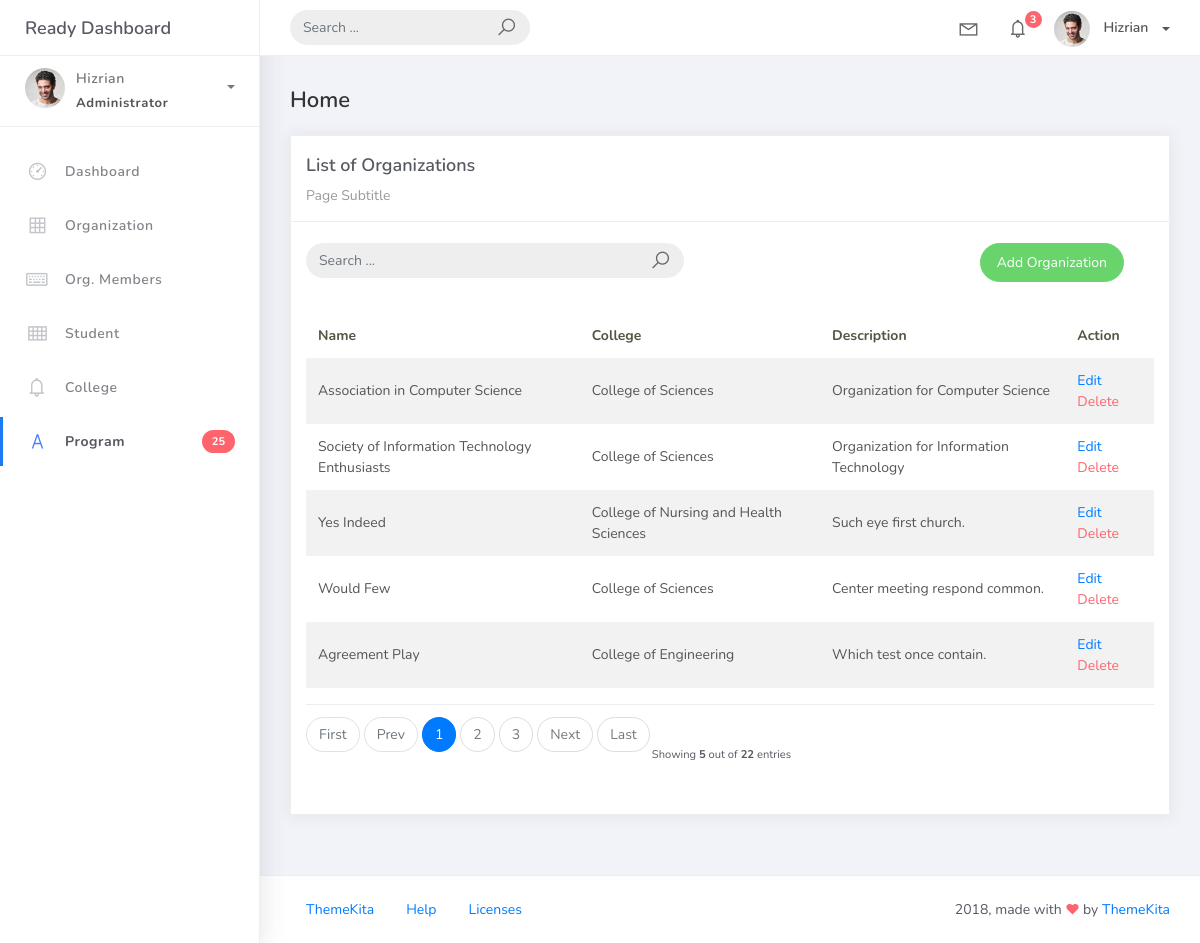
Screenshot of /organization_list with the database file from the repository.
### studentorg/models.py (models this page shows, shortened)
class BaseModel(models.Model):
	created_at = models.DateTimeField(auto_now_add=True, db_index=True)
	updated_at = models.DateTimeField(auto_now=True)
	class Meta:
		abstract = True

class Organization(BaseModel):
	name = models.CharField(max_length=250)
	college = models.ForeignKey(
		College, null=True, blank=True, on_delete=models.CASCADE)
	description = models.CharField(max_length=500)

class College(BaseModel):
	college_name = models.CharField(max_length=150)
	def __str__(self):
		return self.college_name

### studentorg/views.py (the view)
# urls.py: path('organization_list', OrganizationList.as_view(), name='organization-list'),
class OrganizationList(ListView):
    model = Organization
    context_object_name = 'organization'
    template_name = 'org_list.html'
    paginate_by = 5
    def get_queryset(self, *args, **kwargs):
        qs = super(OrganizationList, self).get_queryset(*args, **kwargs)
        if self.request.GET.get("q") != None:
            query = self.request.GET.get('q')
            qs = qs.filter(Q(name__icontains=query) |
                            Q(description__icontains=query))
        return qs

### templates/org_list.html (shortened to what this page needs)
{% extends 'base.html' %} {% load static %} {% block content %}
<div class="content">
    <div class="container-fluid">
        <h4 class="page-title">Home</h4>
        <div class="row">
            <div class="col-md-12">
                <div class="card">
                    <div class="card-header">
                        <div class="card-title">List of Organizations</div>
                        <div class="card-category">Page Subtitle</div>
                    </div>
                    <br />
                        <div class="col-md-12 row">
                            <div class="col-md-6">
                                <form class="navbar-left navbar-form nav-search mr-md-3" action=" { % url 'organization-list' % } ">
                                    <div class="input-group">
                                        <input type="text" placeholder="Search ..." class="form-control" name="q" />
                                        <div class="input-group-append">
                                        <span class="input-group-text">
                                            <i class="la la-search search-icon"></i>
                                        </span>
                                    </div>
                                </div>
                            </form>
                        </div>
                        <div class="col-md-6">
                            <div class="pull-right">
                                <a href="{% url 'organization-add' %}" class="btn btn-success btn-rounded">Add
                                Organization</a>
                            </div>
                        </div>
                    </div>
                    <div class="card-body">
                        <table class="table table-striped mt-3">
                            <thead>
                                <tr>
                                    <th scope="col">Name</th>
                                    <th scope="col">College</th>
                                    <th scope="col">Description</th>
                                    <th scope="col">Action</th>
                                </tr>
                            </thead>
                            <tbody>
                                {% for object in object_list %}
                                <tr>
                                    <td>{{ object.name }}</td>
                                    <td>{{ object.college }}</td>
                                    <td>{{ object.description }}</td>
                                    <td>
                                        <a href="organization_list/{{ object.id }}">Edit</a>
                                        <a href="organization_list/{{ object.id }}/delete" class="text-danger">Delete</a>
                                    </td>
                                    </tr>
                                {% endfor %}
                            </tbody>
                        </table>
                        {% include 'includes/pagination.html' %}
                    </div>
                </div>
            </div>
        </div>
    </div>
</div>
{% endblock %}

### rows the page displays
Organization: name "Association in Computer Science", college "College of Sciences", description "Organization for Computer Science"
Organization: name "Society of Information Technology Enthusiasts", college "College of Sciences", description "Organization for Information Technology"
Organization: name "Yes Indeed", college "College of Nursing and Health Sciences", description "Such eye first church."
Organization: name "Would Few", college "College of Sciences", description "Center meeting respond common."
Organization: name "Agreement Play", college "College of Engineering", description "Which test once contain."

### other values shown
{{ page_num }} "1"
{{ page_num }} "2" "3"
{{ object_list.count }} "5"
{{ paginator.count }} "22"
